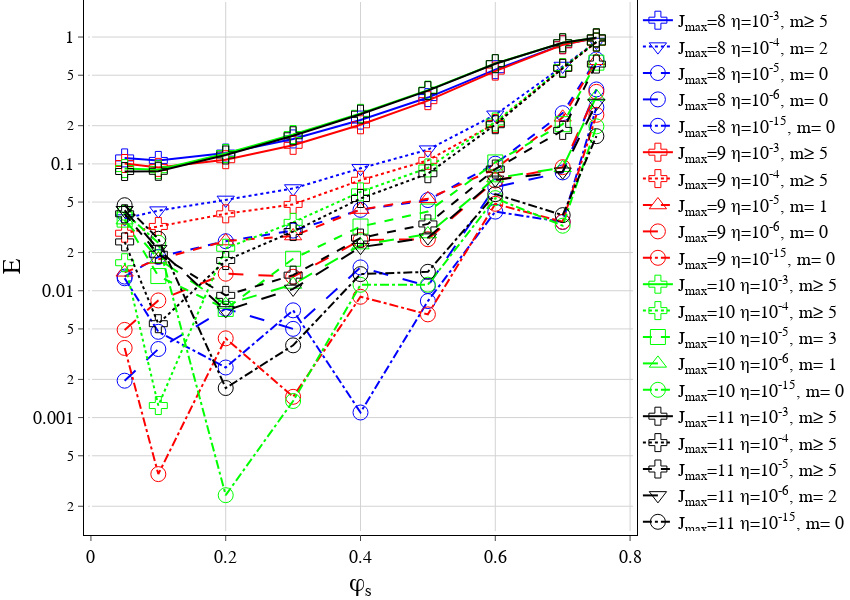

Source (notebook cell):
### Code cell
#Parameters
lev = 10
# etas = [1e-15, 1e-06, 0.0001, 0.001]
etas = [ 1e-03, 1e-04, 1e-05, 1e-06, 1e-15 ]
rpath = 'C:/Users/Weugene/AppData/Local/Packages/CanonicalGroupLimited.UbuntuonWindows_79rhkp1fndgsc/LocalState/rootfs/home/e.sharaborin/basilisk/work/cylinders_penalization/comparison_BP_Pt_EB/res10/'

# Plotly for Pandas
pd.options.plotting.backend = "plotly"
### STYLE
yaxis = dict(
              tickfont = dict(
              family = 'Times New Roman',
              size = 20,
              color = 'black'
              ),
              titlefont = dict(
                  family = 'Times New Roman',
                  size = 25,
                  color = 'black'
              ),
          )
xaxis = dict(
              tickfont = dict(
                  family = 'Times New Roman',
                  size = 20,
                  color = 'black'
              ),
              titlefont = dict(
                  family = 'Times New Roman',
                  size = 25,
                  color = 'black'
              )
          )
axis_style = dict(showline=True, gridwidth=1, gridcolor='lightgrey', linewidth=1, linecolor='black', mirror=True, ticks='outside',
                 tickfont = dict(family = 'Times New Roman', size = 18, color = 'black'))
bg_style = {'plot_bgcolor': 'rgba(255, 255, 255, 1)', 'paper_bgcolor': 'rgba(255, 255, 255, 1)',}
col =   ['blue',           'red',        'hsv(120,100,100)',       'black', 'magenta', 'goldenrod' ]
lines = ['solid', 'dot', 'dash', 'longdash', "dashdot", "longdashdot"]
mst = ['circle', 'triangle-up', 'triangle-down','square', 'diamond', 'cross',  'x-thin', 'cross-thin' ]
mst = ['circle-open', 'triangle-up-open', 'triangle-down-open', 'square-open', 'diamond-open', 'cross-open', 'x-thin-open', 'cross-thin-open' ]
### END of STYLE
# m = []
# for i,et in enumerate(eta):
#     print(int(np.sqrt(et)*2**lev))
#     m.append(max(5,int(np.sqrt(et)*2**lev)))
    
    
fig = go.Figure()
for j,lev in enumerate([8,9,10,11]):
    for i,et in enumerate(etas):
        m = min(int(np.sqrt(et)*2**lev), 5)
        if m == 5:
            nm = '≥ ' + str(m)
        else:
            nm = '= ' + str(m)
#         print(m)
        pw=np.log10(et)
#         fig.add_trace(go.Scatter(x=phi, y=df[lev][et].values, name=u"\u03B7=10<sup>" + str(int(pw))+'</sup>, J<sub>max</sub>='+str(lev)+', m ' + nm,
        fig.add_trace(go.Scatter(x=phi, y=df[lev][et].values, name='J<sub>max</sub>='+str(lev)+u" \u03B7=10<sup>" + str(int(pw))+'</sup>, m' + nm,

                             mode='lines+markers',
                             marker = dict(
                                     size = 15,
                                     line = dict(
                                      color = 'rgb(0, 0, 250)',
                                      width = 1
                                      )
                                 ),
                             marker_symbol = mst[m],
                             line=dict(width=2, dash = lines[i], color = col[j]
                                      ),
                             textfont=dict(
                                family="sans serif",
                                size=18,
                                color="LightSeaGreen")
                             ))

    
fig.update_layout(
    width = 1000,
    height = 500,
    xaxis_title=u'\u03c6<sub>s</sub>',
    yaxis_title='E',
    yaxis = yaxis,
    xaxis = xaxis
)
fig.update_layout(bg_style)
fig.update_xaxes(axis_style)
fig.update_yaxes(axis_style)
fig.update_layout( yaxis_type = "log" )
# fig.update_yaxes(range=[-5,0])
#     fig.update_xaxes(range=[xmin-x0,xmax-x0])
fig.update_layout(showlegend=True)
fig.update_layout(legend = dict(font = dict(family = "Times New Roman", size = 20, color = "black")),
                  legend_title = dict(font = dict(family = "Times New Roman", size = 20, color = "black")))


# fig.update_layout(legend_title_text=u"          \u03B7")
fig.update_layout(
    autosize=False,
    width=850,
    height=600,
    margin=dict(
        l=1,
        r=1,
        b=1,
        t=1,
        pad=4
    ),
#     paper_bgcolor="LightSteelBlue"
)
fig.update_layout(legend=dict(
    font = dict(family = "Times New Roman", size = 18, color = "black"),
    yanchor="bottom",
    y=0,
    xanchor="left",
    x=1.009,
    bordercolor="Black",
    borderwidth=0
))
if True:
    fn = rpath + 'logError_vs_phi_for_diff_eta_l=8-11.pdf'
    iplot(fig)
    pio.write_image(fig, str(Path(fn)))
    print("Successfully generated:", fn)

### Figure 1 — Plotly figure (JSON) as saved in the notebook; plotly's stock layout.template omitted (floating-point values rounded to 4 significant figures)
{"data": [{"line": {"color": "blue", "dash": "solid", "width": 2}, "marker": {"line": {"color": "rgb(0, 0, 250)", "width": 1}, "size": 15, "symbol": "cross-open"}, "mode": "lines+markers", "name": "J<sub>max</sub>=8 η=10<sup>-3</sup>, m≥ 5", "textfont": {"color": "LightSeaGreen", "family": "sans serif", "size": 18}, "type": "scatter", "x": [0.05, 0.1, 0.2, 0.3, 0.4, 0.5, 0.6, 0.7, 0.75], "y": [0.1115, 0.1065, 0.1217, 0.1573, 0.2215, 0.3333, 0.553, 0.8715, 0.9809]}, {"line": {"color": "blue", "dash": "dot", "width": 2}, "marker": {"line": {"color": "rgb(0, 0, 250)", "width": 1}, "size": 15, "symbol": "triangle-down-open"}, "mode": "lines+markers", "name": "J<sub>max</sub>=8 η=10<sup>-4</sup>, m= 2", "textfont": {"color": "LightSeaGreen", "family": "sans serif", "size": 18}, "type": "scatter", "x": [0.05, 0.1, 0.2, 0.3, 0.4, 0.5, 0.6, 0.7, 0.75], "y": [0.03706, 0.04282, 0.052, 0.06394, 0.09226, 0.1295, 0.2438, 0.5909, 0.9129]}, {"line": {"color": "blue", "dash": "dash", "width": 2}, "marker": {"line": {"color": "rgb(0, 0, 250)", "width": 1}, "size": 15, "symbol": "circle-open"}, "mode": "lines+markers", "name": "J<sub>max</sub>=8 η=10<sup>-5</sup>, m= 0", "textfont": {"color": "LightSeaGreen", "family": "sans serif", "size": 18}, "type": "scatter", "x": [0.05, 0.1, 0.2, 0.3, 0.4, 0.5, 0.6, 0.7, 0.75], "y": [0.01293, 0.01849, 0.02457, 0.02979, 0.04341, 0.05185, 0.1003, 0.2511, 0.6667]}, {"line": {"color": "blue", "dash": "longdash", "width": 2}, "marker": {"line": {"color": "rgb(0, 0, 250)", "width": 1}, "size": 15, "symbol": "circle-open"}, "mode": "lines+markers", "name": "J<sub>max</sub>=8 η=10<sup>-6</sup>, m= 0", "textfont": {"color": "LightSeaGreen", "family": "sans serif", "size": 18}, "type": "scatter", "x": [0.05, 0.1, 0.2, 0.3, 0.4, 0.5, 0.6, 0.7, 0.75], "y": [0.001954, 0.003472, 0.007217, 0.005005, 0.01527, 0.0109, 0.06569, 0.08567, 0.3864]}, {"line": {"color": "blue", "dash": "dashdot", "width": 2}, "marker": {"line": {"color": "rgb(0, 0, 250)", "width": 1}, "size": 15, "symbol": "circle-open"}, "mode": "lines+markers", "name": "J<sub>max</sub>=8 η=10<sup>-15</sup>, m= 0", "textfont": {"color": "LightSeaGreen", "family": "sans serif", "size": 18}, "type": "scatter", "x": [0.05, 0.1, 0.2, 0.3, 0.4, 0.5, 0.6, 0.7, 0.75], "y": [0.01254, 0.004744, 0.002482, 0.007007, 0.001097, 0.00829, 0.04204, 0.03484, 0.2791]}, {"line": {"color": "red", "dash": "solid", "width": 2}, "marker": {"line": {"color": "rgb(0, 0, 250)", "width": 1}, "size": 15, "symbol": "cross-open"}, "mode": "lines+markers", "name": "J<sub>max</sub>=9 η=10<sup>-3</sup>, m≥ 5", "textfont": {"color": "LightSeaGreen", "family": "sans serif", "size": 18}, "type": "scatter", "x": [0.05, 0.1, 0.2, 0.3, 0.4, 0.5, 0.6, 0.7, 0.75], "y": [0.1007, 0.09384, 0.1079, 0.1401, 0.2033, 0.3151, 0.5387, 0.8689, 0.9806]}, {"line": {"color": "red", "dash": "dot", "width": 2}, "marker": {"line": {"color": "rgb(0, 0, 250)", "width": 1}, "size": 15, "symbol": "cross-open"}, "mode": "lines+markers", "name": "J<sub>max</sub>=9 η=10<sup>-4</sup>, m≥ 5", "textfont": {"color": "LightSeaGreen", "family": "sans serif", "size": 18}, "type": "scatter", "x": [0.05, 0.1, 0.2, 0.3, 0.4, 0.5, 0.6, 0.7, 0.75], "y": [0.0284, 0.03213, 0.04039, 0.04792, 0.07432, 0.1066, 0.2083, 0.5688, 0.91]}, {"line": {"color": "red", "dash": "dash", "width": 2}, "marker": {"line": {"color": "rgb(0, 0, 250)", "width": 1}, "size": 15, "symbol": "triangle-up-open"}, "mode": "lines+markers", "name": "J<sub>max</sub>=9 η=10<sup>-5</sup>, m= 1", "textfont": {"color": "LightSeaGreen", "family": "sans serif", "size": 18}, "type": "scatter", "x": [0.05, 0.1, 0.2, 0.3, 0.4, 0.5, 0.6, 0.7, 0.75], "y": [0.01397, 0.01766, 0.02466, 0.027, 0.04362, 0.0531, 0.0914, 0.2329, 0.6501]}, {"line": {"color": "red", "dash": "longdash", "width": 2}, "marker": {"line": {"color": "rgb(0, 0, 250)", "width": 1}, "size": 15, "symbol": "circle-open"}, "mode": "lines+markers", "name": "J<sub>max</sub>=9 η=10<sup>-6</sup>, m= 0", "textfont": {"color": "LightSeaGreen", "family": "sans serif", "size": 18}, "type": "scatter", "x": [0.05, 0.1, 0.2, 0.3, 0.4, 0.5, 0.6, 0.7, 0.75], "y": [0.00491, 0.008385, 0.01363, 0.01289, 0.02509, 0.02548, 0.07399, 0.0942, 0.3696]}, {"line": {"color": "red", "dash": "dashdot", "width": 2}, "marker": {"line": {"color": "rgb(0, 0, 250)", "width": 1}, "size": 15, "symbol": "circle-open"}, "mode": "lines+markers", "name": "J<sub>max</sub>=9 η=10<sup>-15</sup>, m= 0", "textfont": {"color": "LightSeaGreen", "family": "sans serif", "size": 18}, "type": "scatter", "x": [0.05, 0.1, 0.2, 0.3, 0.4, 0.5, 0.6, 0.7, 0.75], "y": [0.003541, 0.0003584, 0.004215, 0.001458, 0.008963, 0.006512, 0.04843, 0.03496, 0.2436]}, {"line": {"color": "hsv(120,100,100)", "dash": "solid", "width": 2}, "marker": {"line": {"color": "rgb(0, 0, 250)", "width": 1}, "size": 15, "symbol": "cross-open"}, "mode": "lines+markers", "name": "J<sub>max</sub>=10 η=10<sup>-3</sup>, m≥ 5", "textfont": {"color": "LightSeaGreen", "family": "sans serif", "size": 18}, "type": "scatter", "x": [0.05, 0.1, 0.2, 0.3, 0.4, 0.5, 0.6, 0.7, 0.75], "y": [0.09186, 0.09002, 0.1207, 0.1703, 0.2503, 0.3816, 0.6182, 0.9013, 0.9859]}, {"line": {"color": "hsv(120,100,100)", "dash": "dot", "width": 2}, "marker": {"line": {"color": "rgb(0, 0, 250)", "width": 1}, "size": 15, "symbol": "cross-open"}, "mode": "lines+markers", "name": "J<sub>max</sub>=10 η=10<sup>-4</sup>, m≥ 5", "textfont": {"color": "LightSeaGreen", "family": "sans serif", "size": 18}, "type": "scatter", "x": [0.05, 0.1, 0.2, 0.3, 0.4, 0.5, 0.6, 0.7, 0.75], "y": [0.01663, 0.001244, 0.02162, 0.0346, 0.06017, 0.0929, 0.2141, 0.5736, 0.9141]}, {"line": {"color": "hsv(120,100,100)", "dash": "dash", "width": 2}, "marker": {"line": {"color": "rgb(0, 0, 250)", "width": 1}, "size": 15, "symbol": "square-open"}, "mode": "lines+markers", "name": "J<sub>max</sub>=10 η=10<sup>-5</sup>, m= 3", "textfont": {"color": "LightSeaGreen", "family": "sans serif", "size": 18}, "type": "scatter", "x": [0.05, 0.1, 0.2, 0.3, 0.4, 0.5, 0.6, 0.7, 0.75], "y": [0.03637, 0.01305, 0.00719, 0.01786, 0.03207, 0.0421, 0.1027, 0.2057, 0.6282]}, {"line": {"color": "hsv(120,100,100)", "dash": "longdash", "width": 2}, "marker": {"line": {"color": "rgb(0, 0, 250)", "width": 1}, "size": 15, "symbol": "triangle-up-open"}, "mode": "lines+markers", "name": "J<sub>max</sub>=10 η=10<sup>-6</sup>, m= 1", "textfont": {"color": "LightSeaGreen", "family": "sans serif", "size": 18}, "type": "scatter", "x": [0.05, 0.1, 0.2, 0.3, 0.4, 0.5, 0.6, 0.7, 0.75], "y": [0.03603, 0.01783, 0.007776, 0.01121, 0.0229, 0.02799, 0.07729, 0.09319, 0.3396]}, {"line": {"color": "hsv(120,100,100)", "dash": "dashdot", "width": 2}, "marker": {"line": {"color": "rgb(0, 0, 250)", "width": 1}, "size": 15, "symbol": "circle-open"}, "mode": "lines+markers", "name": "J<sub>max</sub>=10 η=10<sup>-15</sup>, m= 0", "textfont": {"color": "LightSeaGreen", "family": "sans serif", "size": 18}, "type": "scatter", "x": [0.05, 0.1, 0.2, 0.3, 0.4, 0.5, 0.6, 0.7, 0.75], "y": [0.04115, 0.02388, 0.0002445, 0.001351, 0.01114, 0.01116, 0.05372, 0.03254, 0.1976]}, {"line": {"color": "black", "dash": "solid", "width": 2}, "marker": {"line": {"color": "rgb(0, 0, 250)", "width": 1}, "size": 15, "symbol": "cross-open"}, "mode": "lines+markers", "name": "J<sub>max</sub>=11 η=10<sup>-3</sup>, m≥ 5", "textfont": {"color": "LightSeaGreen", "family": "sans serif", "size": 18}, "type": "scatter", "x": [0.05, 0.1, 0.2, 0.3, 0.4, 0.5, 0.6, 0.7, 0.75], "y": [0.08707, 0.08741, 0.1176, 0.1666, 0.2465, 0.378, 0.6162, 0.9011, 0.9858]}, {"line": {"color": "black", "dash": "dot", "width": 2}, "marker": {"line": {"color": "rgb(0, 0, 250)", "width": 1}, "size": 15, "symbol": "cross-open"}, "mode": "lines+markers", "name": "J<sub>max</sub>=11 η=10<sup>-4</sup>, m≥ 5", "textfont": {"color": "LightSeaGreen", "family": "sans serif", "size": 18}, "type": "scatter", "x": [0.05, 0.1, 0.2, 0.3, 0.4, 0.5, 0.6, 0.7, 0.75], "y": [0.02426, 0.005497, 0.0173, 0.02928, 0.05335, 0.08367, 0.2037, 0.5669, 0.9134]}, {"line": {"color": "black", "dash": "dash", "width": 2}, "marker": {"line": {"color": "rgb(0, 0, 250)", "width": 1}, "size": 15, "symbol": "cross-open"}, "mode": "lines+markers", "name": "J<sub>max</sub>=11 η=10<sup>-5</sup>, m≥ 5", "textfont": {"color": "LightSeaGreen", "family": "sans serif", "size": 18}, "type": "scatter", "x": [0.05, 0.1, 0.2, 0.3, 0.4, 0.5, 0.6, 0.7, 0.75], "y": [0.04042, 0.01939, 0.009193, 0.01327, 0.02601, 0.03363, 0.09105, 0.1837, 0.6122]}, {"line": {"color": "black", "dash": "longdash", "width": 2}, "marker": {"line": {"color": "rgb(0, 0, 250)", "width": 1}, "size": 15, "symbol": "triangle-down-open"}, "mode": "lines+markers", "name": "J<sub>max</sub>=11 η=10<sup>-6</sup>, m= 2", "textfont": {"color": "LightSeaGreen", "family": "sans serif", "size": 18}, "type": "scatter", "x": [0.05, 0.1, 0.2, 0.3, 0.4, 0.5, 0.6, 0.7, 0.75], "y": [0.04311, 0.02126, 0.006992, 0.01033, 0.02206, 0.0262, 0.07486, 0.08675, 0.3021]}, {"line": {"color": "black", "dash": "dashdot", "width": 2}, "marker": {"line": {"color": "rgb(0, 0, 250)", "width": 1}, "size": 15, "symbol": "circle-open"}, "mode": "lines+markers", "name": "J<sub>max</sub>=11 η=10<sup>-15</sup>, m= 0", "textfont": {"color": "LightSeaGreen", "family": "sans serif", "size": 18}, "type": "scatter", "x": [0.05, 0.1, 0.2, 0.3, 0.4, 0.5, 0.6, 0.7, 0.75], "y": [0.04724, 0.02568, 0.00171, 0.003712, 0.01353, 0.0141, 0.05773, 0.03945, 0.1654]}], "layout": {"autosize": false, "height": 600, "legend": {"bordercolor": "Black", "borderwidth": 0, "font": {"color": "black", "family": "Times New Roman", "size": 18}, "title": {"font": {"color": "black", "family": "Times New Roman", "size": 20}}, "x": 1.009, "xanchor": "left", "y": 0, "yanchor": "bottom"}, "margin": {"b": 1, "l": 1, "pad": 4, "r": 1, "t": 1}, "paper_bgcolor": "rgba(255, 255, 255, 1)", "plot_bgcolor": "rgba(255, 255, 255, 1)", "showlegend": true, "width": 850, "xaxis": {"gridcolor": "lightgrey", "gridwidth": 1, "linecolor": "black", "linewidth": 1, "mirror": true, "showline": true, "tickfont": {"color": "black", "family": "Times New Roman", "size": 18}, "ticks": "outside", "title": {"font": {"color": "black", "family": "Times New Roman", "size": 25}, "text": "φ<sub>s</sub>"}}, "yaxis": {"gridcolor": "lightgrey", "gridwidth": 1, "linecolor": "black", "linewidth": 1, "mirror": true, "showline": true, "tickfont": {"color": "black", "family": "Times New Roman", "size": 18}, "ticks": "outside", "title": {"font": {"color": "black", "family": "Times New Roman", "size": 25}, "text": "E"}, "type": "log"}}}
